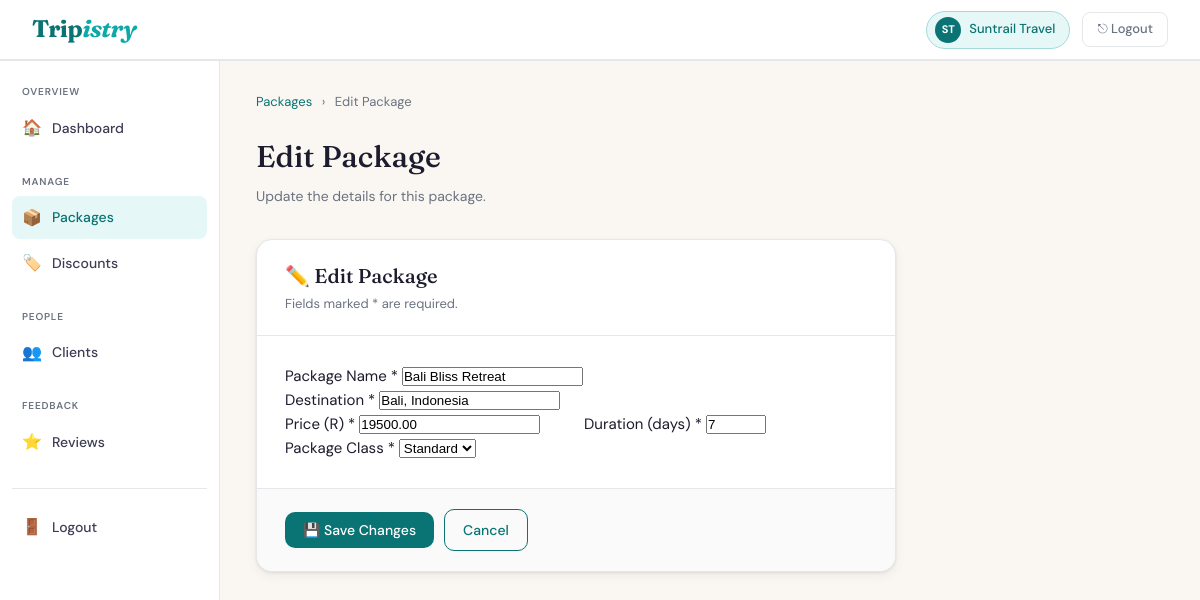
/Agency/package_form.php?id=2 (signed in), run on the app's committed database.
### tables this page shows
CREATE TABLE IF NOT EXISTS `agencies` (
  `AgentID` int(11) NOT NULL AUTO_INCREMENT,
  `UserID` int(11) NOT NULL,
  `Name` varchar(100) NOT NULL,
  PRIMARY KEY (`AgentID`),
  UNIQUE KEY `UserID` (`UserID`),
  CONSTRAINT `fk_ag_user` FOREIGN KEY (`UserID`) REFERENCES `users` (`UserID`) ON DELETE CASCADE ON UPDATE CASCADE
);

CREATE TABLE IF NOT EXISTS `packinfo` (
  `InfoID` int(11) NOT NULL AUTO_INCREMENT,
  `PackID` int(11) NOT NULL,
  `Name` varchar(150) NOT NULL,
  `Destination` varchar(150) NOT NULL,
  `Duration` int(11) NOT NULL,
  `Class` varchar(20) NOT NULL DEFAULT 'Standard' CHECK (`Class` in ('Standard','Premium','Luxury')),
  PRIMARY KEY (`InfoID`),
  UNIQUE KEY `PackID` (`PackID`),
  CONSTRAINT `fk_pi_pack` FOREIGN KEY (`PackID`) REFERENCES `packages` (`PackID`) ON DELETE CASCADE ON UPDATE CASCADE
);

CREATE TABLE IF NOT EXISTS `packages` (
  `PackID` int(11) NOT NULL AUTO_INCREMENT,
  `AgentID` int(11) NOT NULL,
  `Price` decimal(10,2) NOT NULL,
  PRIMARY KEY (`PackID`),
  KEY `fk_pack_agent` (`AgentID`),
  CONSTRAINT `fk_pack_agent` FOREIGN KEY (`AgentID`) REFERENCES `agencies` (`AgentID`) ON UPDATE CASCADE
);

### Agency/package_form.php (the view, shortened to what this page needs)
<?php
$pdo = getDB();
$agentID    = (int) $_SESSION['sub_id'];
$stmtName = $pdo->prepare("SELECT Name FROM agencies WHERE AgentID = ?");
$stmtName->execute([$agentID]);
$agencyName = htmlspecialchars($stmtName->fetchColumn() ?: 'Your Agency');
$words      = explode(' ', $agencyName);
$initials   = strtoupper(substr($words[0], 0, 1) . (isset($words[1]) ? substr($words[1], 0, 1) : ''));
$editID  = isset($_GET['id']) ? (int) $_GET['id'] : 0;
$isEdit  = $editID > 0;
$fields = [
    'Name'        => '',
    'Destination' => '',
    'Price'       => '',
    'Duration'    => '',
    'Class'       => 'Standard',
];
if ($isEdit) {
    $stmt = $pdo->prepare("
        SELECT p.PackID, p.Price, pi.Name, pi.Destination, pi.Duration, pi.Class
        FROM packages p
        JOIN packinfo pi ON pi.PackID = p.PackID
        WHERE p.PackID = ? AND p.AgentID = ?
    ");
    $stmt->execute([$editID, $agentID]);
    $existing = $stmt->fetch(PDO::FETCH_ASSOC);
    $fields = [
        'Name'        => $existing['Name'],
        'Destination' => $existing['Destination'],
        'Price'       => $existing['Price'],
        'Duration'    => $existing['Duration'],
        'Class'       => $existing['Class'],
    ];
}
$pageTitle = $isEdit ? 'Edit Package' : 'New Package';
$pageDesc  = $isEdit ? 'Update the details for this package.' : 'Fill in the details to create a new travel package.';
?>
<!DOCTYPE html>
<html lang="en">
<head>
  <link rel="stylesheet" href="css/agency.css">
</head>
<body>
<nav class="navbar">
  <a href="agency_dashboard.php" class="nav-logo">Trip<em>istry</em></a>
  <div class="nav-right">
    <div class="nav-agency-badge">
      <div class="avatar"><?= $initials ?></div>
      <?= $agencyName ?>
    </div>
    <a href="../logout.php" class="btn-logout">⎋ Logout</a>
  </div>
</nav>
<div class="dashboard-layout">
  <aside class="sidebar">
    <div class="sidebar-section">
      <span class="sidebar-label">Overview</span>
      <a href="agency_dashboard.php"><span class="icon">🏠</span> Dashboard</a>
    </div>
    <div class="sidebar-section">
      <span class="sidebar-label">Manage</span>
      <a href="packages.php" class="active"><span class="icon">📦</span> Packages</a>
      <a href="discounts.php"><span class="icon">🏷️</span> Discounts</a>
    </div>
    <div class="sidebar-section">
      <span class="sidebar-label">People</span>
      <a href="clients.php"><span class="icon">👥</span> Clients</a>
    </div>
    <div class="sidebar-section">
      <span class="sidebar-label">Feedback</span>
      <a href="reviews.php"><span class="icon">⭐</span> Reviews</a>
    </div>
    <hr class="sidebar-divider">
    <a href="../logout.php"><span class="icon">🚪</span> Logout</a>
  </aside>
  <main class="main-content">
    <div style="font-size:13px;color:var(--muted);margin-bottom:20px;">
      <a href="packages.php" style="color:var(--teal);">Packages</a>
      <span style="margin:0 6px;">›</span>
      <span><?= $pageTitle ?></span>
    </div>
    <div class="page-header">
      <h1><?= $pageTitle ?></h1>
      <p><?= $pageDesc ?></p>
    </div>
    <div class="form-card">
      <div class="form-card-header">
        <h2><?= $isEdit ? '✏️ Edit Package' : '📦 Package Details' ?></h2>
        <p>Fields marked * are required.</p>
      </div>
      <form method="POST" action="package_form.php<?= $isEdit ? '?id=' . $editID : '' ?>">
        <div class="form-card-body">
          <div class="form-group">
            <label for="Name">Package Name *</label>
            <input
              type="text"
              id="Name"
              name="Name"
              class="form-control"
              placeholder="e.g. Paris Romantic Escape"
              value="<?= htmlspecialchars($fields['Name']) ?>"
              maxlength="150"
              required
            >
          </div>
          <div class="form-group">
            <label for="Destination">Destination *</label>
            <input
              type="text"
              id="Destination"
              name="Destination"
              class="form-control"
              placeholder="e.g. Paris, France"
              value="<?= htmlspecialchars($fields['Destination']) ?>"
              maxlength="150"
              required
            >
          </div>
          <div class="form-row">
            <div class="form-group">
              <label for="Price">Price (R) *</label>
              <input
                type="number"
                id="Price"
                name="Price"
                class="form-control"
                placeholder="e.g. 25000"
                value="<?= htmlspecialchars($fields['Price']) ?>"
                min="1"
                step="0.01"
                required
              >
            </div>
            <div class="form-group">
              <label for="Duration">Duration (days) *</label>
              <input
                type="number"
                id="Duration"
                name="Duration"
                class="form-control"
                placeholder="e.g. 7"
                value="<?= htmlspecialchars($fields['Duration']) ?>"
                min="1"
                max="365"
                required
              >
            </div>
          </div>
          <div class="form-group">
            <label for="Class">Package Class *</label>
            <select id="Class" name="Class" class="form-control" required>
              <option value="Standard" <?= $fields['Class'] === 'Standard' ? 'selected' : '' ?>>
                Standard
              </option>
            </select>
          </div>
        </div>
        <div class="form-actions">
          <button type="submit" class="btn btn-primary">
            <?= $isEdit ? '💾 Save Changes' : '+ Create Package' ?>
          </button>
          <a href="packages.php" class="btn btn-outline">Cancel</a>
        </div>
      </form>
    </div>
  </main>
</div>
</body>
</html>

### Agency/css/agency.css (style rules this page uses)
:root { --teal: #0a7373; --teal-d: #065858; --teal-l: #0fa8a8; --teal-pale: #e6f7f7; --sand: #faf7f2; --ink: #1c1c2e; --ink-2: #3d3d55; --muted: #6b7280; --border: #e5e7eb; --white: #ffffff; --red: #dc2626; --green: #16a34a; --gold: #d97706; --purple: #9333ea; --radius: 10px; --radius-lg: 16px; --shadow: 0 1px 3px rgba(0,0,0,.08), 0 4px 12px rgba(0,0,0,.05); --shadow-md: 0 4px 16px rgba(0,0,0,.10); }
*, *::before, *::after { box-sizing: border-box; margin: 0; padding: 0; }
body { font-family: 'DM Sans', sans-serif; background: var(--sand); color: var(--ink); font-size: 15px; line-height: 1.6; min-height: 100vh; }
a { color: var(--teal); text-decoration: none; }
.navbar { background: var(--white); border-bottom: 1px solid var(--border); display: flex; align-items: center; justify-content: space-between; padding: 0 32px; height: 60px; position: sticky; top: 0; z-index: 100; box-shadow: 0 1px 0 var(--border); }
.nav-logo { font-family: 'Fraunces', serif; font-size: 24px; font-weight: 700; color: var(--teal); letter-spacing: -0.5px; }
.nav-logo em { font-style: italic; color: var(--teal-l); }
.nav-right { display: flex; align-items: center; gap: 12px; }
.nav-agency-badge { display: flex; align-items: center; gap: 8px; background: var(--teal-pale); border: 1px solid #a7d9d9; border-radius: 99px; padding: 5px 14px 5px 8px; font-size: 13px; font-weight: 500; color: var(--teal); }
.nav-agency-badge .avatar { width: 26px; height: 26px; border-radius: 50%; background: var(--teal); color: #fff; display: flex; align-items: center; justify-content: center; font-size: 11px; font-weight: 700; }
.btn-logout { padding: 6px 14px; border-radius: 8px; font-size: 13px; font-weight: 500; color: var(--muted); border: 1px solid var(--border); background: transparent; cursor: pointer; font-family: 'DM Sans', sans-serif; transition: all .15s; text-decoration: none; display: inline-flex; align-items: center; gap: 5px; }
.dashboard-layout { display: grid; grid-template-columns: 220px 1fr; gap: 0; min-height: calc(100vh - 60px); }
.sidebar { background: var(--white); border-right: 1px solid var(--border); padding: 24px 12px; position: sticky; top: 60px; height: calc(100vh - 60px); overflow-y: auto; }
.sidebar-section { margin-bottom: 24px; }
.sidebar-label { font-size: 10px; font-weight: 600; text-transform: uppercase; letter-spacing: .8px; color: var(--muted); padding: 0 10px; margin-bottom: 6px; display: block; }
.sidebar a { display: flex; align-items: center; gap: 10px; padding: 9px 10px; border-radius: 8px; font-size: 14px; font-weight: 500; color: var(--ink-2); transition: background .15s, color .15s; margin-bottom: 2px; }
.sidebar a .icon { font-size: 16px; width: 20px; text-align: center; }
.sidebar a:hover, .sidebar a.active { background: var(--teal-pale); color: var(--teal); }
.sidebar-divider { border: none; border-top: 1px solid var(--border); margin: 16px 0; }
.main-content { padding: 32px 36px 64px; overflow-x: hidden; }
.page-header { margin-bottom: 32px; }
.page-header h1 { font-family: 'Fraunces', serif; font-size: 30px; font-weight: 500; color: var(--ink); }
.page-header p { color: var(--muted); margin-top: 4px; font-size: 14px; }
.btn { display: inline-flex; align-items: center; gap: 6px; padding: 9px 18px; border-radius: var(--radius); font-size: 14px; font-weight: 500; font-family: 'DM Sans', sans-serif; cursor: pointer; border: none; transition: all .15s; text-decoration: none; }
.btn-primary { background: var(--teal); color: #fff; }
.btn-outline { background: transparent; color: var(--teal); border: 1.5px solid var(--teal); }

### Agency/package_form.php (style rules this page uses)
.form-card { background: var(--white); border: 1px solid var(--border); border-radius: var(--radius-lg); box-shadow: var(--shadow); max-width: 640px; }
.form-card-header { padding: 20px 28px; border-bottom: 1px solid var(--border); }
.form-card-header h2 { font-family: 'Fraunces', serif; font-size: 20px; font-weight: 500; }
.form-card-header p { color: var(--muted); font-size: 13px; margin-top: 2px; }
.form-card-body { padding: 28px; }
.form-row { display: grid; grid-template-columns: 1fr 1fr; gap: 16px; }
.form-actions { display: flex; align-items: center; gap: 10px; padding: 20px 28px; border-top: 1px solid var(--border); background: #fafafa; border-radius: 0 0 var(--radius-lg) var(--radius-lg); }

### data on the page
agencies: Name "ST", Name "Suntrail Travel"
packinfo: Name "Bali Bliss Retreat", Destination "Bali, Indonesia", Price "19500.00", Duration "7", Class "Standard"

### other printed values
$pageTitle "Edit Package"
$pageDesc "Update the details for this package."
